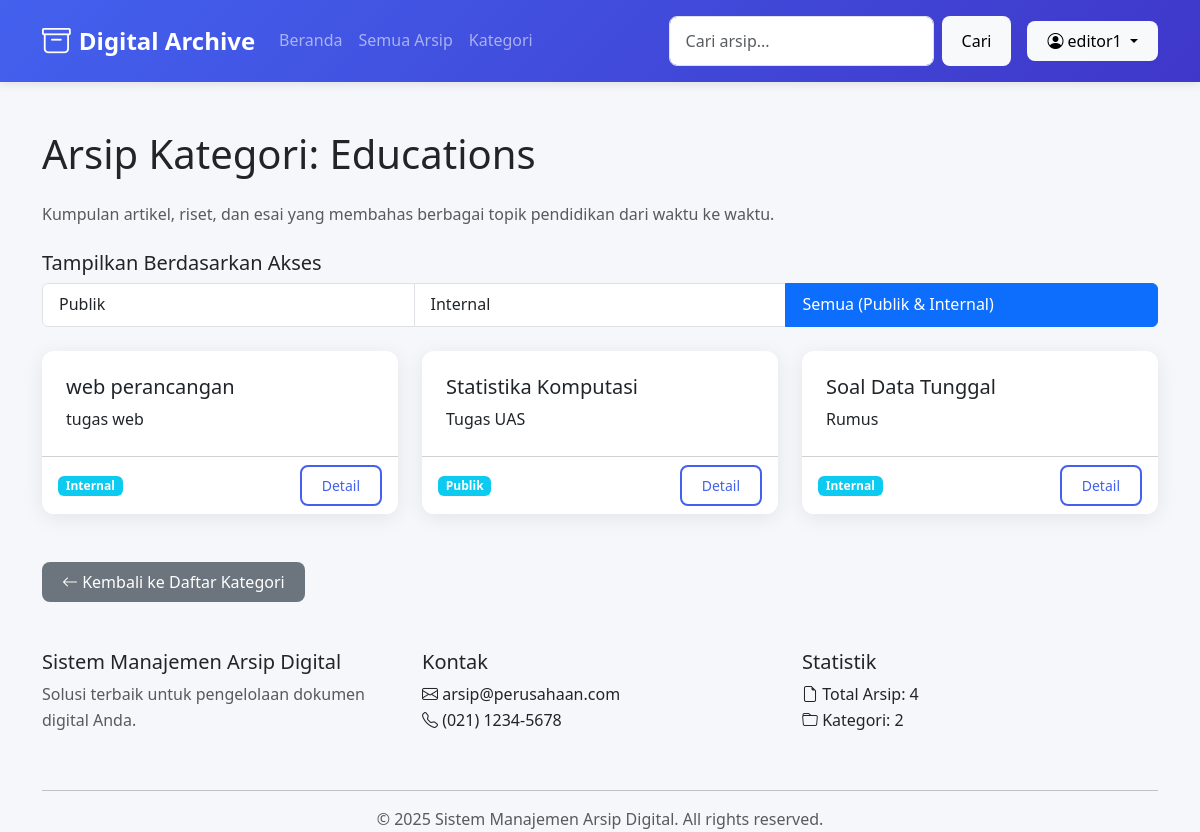
/kategori/3/ (signed in), run on the app's committed database.
### arsip/models.py (models this page shows, shortened)
class Kategori(models.Model):
    nama = models.CharField(max_length=100, unique=True)
    deskripsi = models.TextField(blank=True, null=True)

class Arsip(models.Model):
    STATUS_VERIFIKASI = (
        ('pending', 'Pending'),
        ('ditolak', 'Ditolak'),
        ('diterima', 'Diterima'),
    )
    STATUS_AKSES_CHOICES = [
        ('publik', 'Publik'),
        ('internal', 'Internal'),
    ]
    judul_arsip = models.CharField(max_length=255, blank=True, null=True, default="")
    kode_arsip = models.CharField(max_length=50, blank=True, null=True, unique=True)
    deskripsi = models.TextField(blank=True, null=True, default="")
    kategori = models.ForeignKey(Kategori, on_delete=models.SET_NULL, blank=True, null=True)
    tags = models.ManyToManyField(Tag, blank=True)
    tanggal_dibuat = models.DateField()
    tanggal_diterima = models.DateField()
    pembuat = models.CharField(max_length=100, blank=True, null=True)
    lokasi_fisik = models.CharField(max_length=100, blank=True, null=True)
    lokasi_digital = models.FileField(upload_to=arsip_upload_path)
    format_file = models.CharField(max_length=10, blank=True)
    ukuran_file = models.IntegerField(blank=True, null=True)  # Dalam bytes
    status_akses = models.CharField(
        max_length=20,
        choices=STATUS_AKSES_CHOICES,
        default='internal'
    )
    dibuat_oleh = models.ForeignKey(User, on_delete=models.SET_NULL, null=True)
    timestamp_input = models.DateTimeField(auto_now_add=True)
    last_updated = models.DateTimeField(auto_now=True)
    versi = models.PositiveIntegerField(default=1)
    diakses = models.PositiveIntegerField(default=0)
    class Meta:
        verbose_name = "Arsip Digital"
        verbose_name_plural = "Arsip Digital"
        ordering = ['-tanggal_diterima']
    status_verifikasi = models.CharField(
        max_length=20,
        choices=STATUS_VERIFIKASI,
        default='pending'
    )
    catatan_verifikasi = models.TextField(blank=True, null=True)
    verifikator = models.ForeignKey(
        User,
        on_delete=models.SET_NULL,
        null=True,
        blank=True,
        related_name='arsip_diverifikasi'
    )
    tanggal_verifikasi = models.DateTimeField(null=True, blank=True)
    tracker = FieldTracker(fields=['status_verifikasi'])

### arsip/views.py (the view)
# urls.py: path('kategori/<int:kategori_id>/', views.arsip_per_kategori, name='arsip_per_kategori'),
def arsip_per_kategori(request, kategori_id):
    kategori = get_object_or_404(Kategori, id=kategori_id)
    arsip_list = Arsip.objects.filter(kategori=kategori, status_verifikasi='diterima')
    status_akses_filter = request.GET.get('status_akses')
    if status_akses_filter:
        if status_akses_filter == 'publik':
            arsip_list = arsip_list.filter(status_akses='publik')
        elif status_akses_filter == 'internal':
            if request.user.is_authenticated and hasattr(request.user, 'profile'):
                arsip_list = arsip_list.filter(status_akses='internal')
            else:
                messages.warning(request, "Anda harus login untuk melihat arsip internal di kategori ini.")
                arsip_list = arsip_list.none() # Empty queryset if no access
    else:
        if not request.user.is_authenticated:
            arsip_list = arsip_list.filter(status_akses='publik')
    arsip_list = arsip_list.order_by('-tanggal_diterima')
    return render(request, 'arsip/arsip_per_kategori.html', {
        'kategori': kategori,
        'arsip_list': arsip_list,
    })

### arsip/views.py (called while the page is built)
def statistik_context(request):
    from .models import Arsip, Kategori
    return {
        'total_arsip': Arsip.objects.count(),
        'total_kategori': Kategori.objects.count(),
    }

### arsip/templates/arsip/arsip_per_kategori.html (shortened to what this page needs)
{% extends "arsip/base_arsip.html" %}
{% load static %}
{% block content %}
<h1 class="mb-4">Arsip Kategori: {{ kategori.nama }}</h1>
<p class="text-muted mb-4">{{ kategori.deskripsi }}</p>
{% if user.is_authenticated %}
<div class="mb-4">
    <h5>Tampilkan Berdasarkan Akses</h5>
    <div class="list-group list-group-horizontal-sm">
        <a href="{% url 'arsip:arsip_per_kategori' kategori.id %}?status_akses=publik"
           class="list-group-item list-group-item-action {% if request.GET.status_akses == 'publik' %}active{% endif %}">
            Publik
        </a>
        <a href="{% url 'arsip:arsip_per_kategori' kategori.id %}?status_akses=internal"
           class="list-group-item list-group-item-action {% if request.GET.status_akses == 'internal' %}active{% endif %}">
            Internal
        </a>
        <a href="{% url 'arsip:arsip_per_kategori' kategori.id %}"
           class="list-group-item list-group-item-action {% if not request.GET.status_akses and user.is_authenticated %}active{% endif %}">
            Semua (Publik & Internal)
        </a>
    </div>
</div>
{% endif %}
{% if arsip_list %}
<div class="row row-cols-1 row-cols-md-3 g-4">
    {% for arsip in arsip_list %}
    <div class="col mb-4">
        <div class="card h-100 arsip-card">
            <div class="card-body">
                <h5 class="card-title">{{ arsip.judul_arsip }}</h5>
                <p class="card-text">{{ arsip.deskripsi|truncatechars:100 }}</p>
            </div>
            <div class="card-footer bg-white d-flex justify-content-between align-items-center">
                <span class="badge bg-info">{{ arsip.status_akses|title }}</span>
                <a href="{% url 'arsip:detail_arsip' arsip.id %}" class="btn btn-sm btn-outline-primary">Detail</a>
            </div>
        </div>
    </div>
    {% endfor %}
</div>
{% else %}
<div class="alert alert-info">Belum ada arsip pada kategori ini.</div>
{% endif %}
<a href="{% url 'arsip:kategori_list' %}" class="btn btn-secondary mt-4"><i class="bi bi-arrow-left"></i> Kembali ke
    Daftar Kategori</a>
{% endblock %}

### arsip/templates/arsip/base_arsip.html (shortened to what this page needs)
<!DOCTYPE html>
<html lang="id">
<head>
    <link href="https://cdn.jsdelivr.net/npm/bootstrap@5.3.0/dist/css/bootstrap.min.css" rel="stylesheet">
    <link rel="stylesheet" href="https://cdn.jsdelivr.net/npm/bootstrap-icons@1.8.0/font/bootstrap-icons.css">
    {% load static %}
    <link rel="stylesheet" href="{% static 'style.css' %}">
</head>
<body>
    <nav class="navbar navbar-expand-lg navbar-dark bg-primary">
        <div class="container">
            <a class="navbar-brand" href="{% url 'arsip:beranda' %}">
                <i class="bi bi-archive"></i> Digital Archive
            </a>
            <div class="collapse navbar-collapse" id="navbarNav">
                <ul class="navbar-nav me-auto">
                    <li class="nav-item">
                        <a class="nav-link" href="{% url 'arsip:beranda' %}">Beranda</a>
                    </li>
                    <li class="nav-item">
                        <a class="nav-link" href="{% url 'arsip:daftar_arsip' %}">Semua Arsip</a>
                    </li>
                    <li class="nav-item">
                        <a class="nav-link" href="{% url 'arsip:kategori_list' %}">Kategori</a>
                    </li>
                </ul>
                <form class="d-flex me-2" action="{% url 'arsip:cari_arsip' %}" method="get">
                    <input type="text" class="form-control me-2" name="q" value="{{ query }}" placeholder="Cari arsip...">
                    <button class="btn btn-light me-2" type="submit">Cari</button>
                </form>
                {% if user.is_authenticated %}
                <div class="dropdown">
                    <button class="btn btn-light dropdown-toggle" type="button" id="dropdownMenuButton"
                        data-bs-toggle="dropdown">
                        <i class="bi bi-person-circle"></i> {{ user.username }}
                    </button>
                </div>
                {% else %}
                <a href="{% url 'arsip:login' %}" class="btn btn-light me-2">Login</a>
                {% endif %}
            </div>
        </div>
    </nav>
    <main class="container my-5">
        {% block content %}{% endblock %}
    </main>
    <footer class="footer">
        <div class="container">
            <div class="row">
                <div class="col-md-4 mb-4">
                    <h5>Sistem Manajemen Arsip Digital</h5>
                    <p class="text-muted">Solusi terbaik untuk pengelolaan dokumen digital Anda.</p>
                </div>
                <div class="col-md-4 mb-4">
                    <h5>Kontak</h5>
                    <ul class="list-unstyled">
                        <li><i class="bi bi-envelope"></i> arsip@perusahaan.com</li>
                        <li><i class="bi bi-telephone"></i> (021) 1234-5678</li>
                    </ul>
                </div>
                <div class="col-md-4 mb-4">
                    <h5>Statistik</h5>
                    <ul class="list-unstyled">
                        <li><i class="bi bi-file-earmark"></i> Total Arsip: {{ total_arsip|default:'0' }}</li>
                        <li><i class="bi bi-folder"></i> Kategori: {{ total_kategori|default:'0' }}</li>
                    </ul>
                </div>
            </div>
            <hr>
            <div class="text-center text-muted">
                &copy; {% now "Y" %} Sistem Manajemen Arsip Digital. All rights reserved.
            </div>
        </div>
    </footer>
</body>
</html>

### static/style.css (style rules this page uses)
:root { --primary: #4361ee; --primary-dark: #3a56d4; --secondary: #3f37c9; --success: #4cc9f0; --danger: #f72585; --warning: #f8961e; --light: #f8f9fa; --dark: #212529; --gray: #6c757d; --bg-color: #f5f7fa; --card-shadow: 0 4px 20px rgba(0, 0, 0, 0.08); }
body { font-family: 'Segoe UI', system-ui, -apple-system, sans-serif; background-color: var(--bg-color); color: var(--dark); line-height: 1.6; min-height: 100vh; display: flex; flex-direction: column; }
.navbar { background: linear-gradient(135deg, var(--primary), var(--secondary)); box-shadow: 0 2px 10px rgba(0, 0, 0, 0.1); padding: 0.8rem 1rem; }
.navbar-brand { font-weight: 700; font-size: 1.5rem; display: flex; align-items: center; gap: 0.5rem; }
.navbar-brand i { font-size: 1.8rem; }
.nav-link { font-weight: 500; padding: 0.5rem 1rem; border-radius: 0.5rem; transition: all 0.3s ease; }
.card { border: none; border-radius: 0.75rem; box-shadow: var(--card-shadow); transition: transform 0.3s ease, box-shadow 0.3s ease; overflow: hidden; }
.card-body { padding: 1.5rem; }
.btn { border-radius: 0.5rem; padding: 0.5rem 1.25rem; font-weight: 500; transition: all 0.3s ease; border: none; }
.btn-outline-primary { border: 2px solid var(--primary); color: var(--primary); }
.form-control { border-radius: 0.5rem; padding: 0.75rem 1rem; border: 1px solid #dee2e6; transition: border-color 0.3s ease, box-shadow 0.3s ease; }
.form-control { width: 100%; padding: 0.75rem 1rem; border: 1px solid #dee2e6; border-radius: 0.5rem; transition: all 0.3s ease; font-size: 1rem; line-height: 1.5; }

### data on the page
Kategori: nama "Educations", deskripsi "Kumpulan artikel, riset, dan esai yang membahas berbagai topik pendidikan dari waktu ke waktu."
Arsip: judul_arsip "web perancangan", deskripsi "tugas web", status_akses "Internal"
Arsip: judul_arsip "Statistika Komputasi", deskripsi "Tugas UAS", status_akses "Publik"
Arsip: judul_arsip "Soal Data Tunggal", deskripsi "Rumus", status_akses "Internal"

### other printed values
{{ user.username }} "editor1"
{{ total_arsip|default:'0' }} "4"
{{ total_kategori|default:'0' }} "2"
